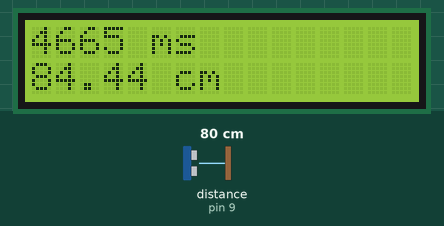
Bench run of a sketch on a simulated Arduino Uno, built with avr-gcc and run on an emulated ATmega328P. Parts: 16×2 character LCD. Wiring (inferred from the names in the program): ultrasonic range finder: trigger pin 8; echo pin 9. Inputs (shaded band) come from the test bench; at power-on: distance to the obstacle (sensor on pin 9) 80 cm. The echo pulse lasts 58.3 µs per cm; what the sketch prints to the serial monitor is not drawn.

Above: at 1.2 s.
1.3 s: distance to the obstacle (sensor on pin 9) set to 18 cm
At 2.9 s:
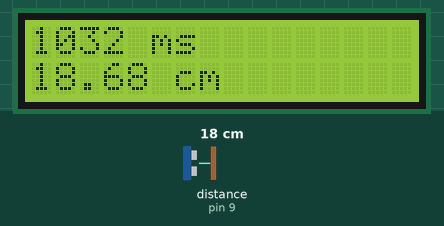
4.3 s: distance to the obstacle (sensor on pin 9) set to 9 cm
At 5.5 s:
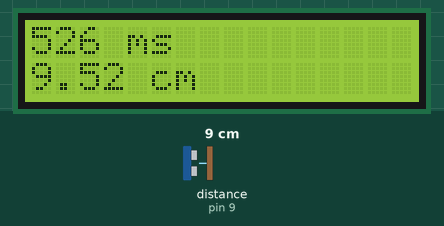
6.0 s: distance to the obstacle (sensor on pin 9) set to 2 cm
At 7.3 s:
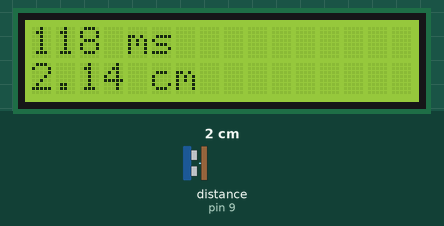
7.6 s: distance to the obstacle (sensor on pin 9) set to 299 cm
At 9.0 s:
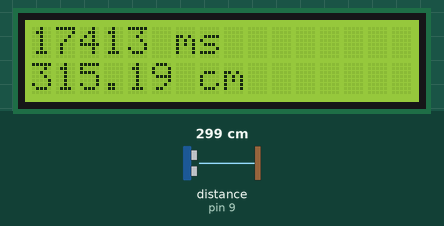
9.4 s: distance to the obstacle (sensor on pin 9) set to 120 cm
At 10.7 s:
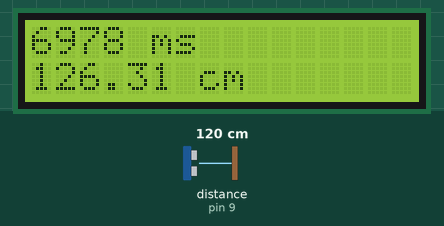
Timing chart, 0 to 12.4 s (numbered marks = the images above; inputs shaded):
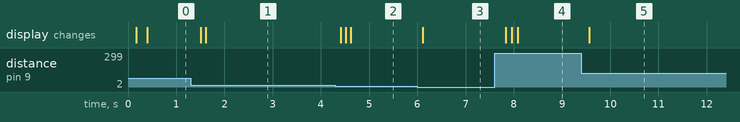

The sketch:

HRSC04UltrasonicLCD.ino
```cpp
/*
 * HCSR04UltrasonicLCD/HCS04UltrasonicLCD.ino
 *
 * SVN Keywords
 * ----------------------------------
 * $Author: ni9htfury $
 * $Date: 2013-02-19 22:08:00 +0*00 (Tue, 19 Feb 2013) $
 * $Revision: 29 $
 * ----------------------------------
 */

#include <Ultrasonic.h>
#include <LiquidCrystal.h>
LiquidCrystal lcd(12, 11, 5, 4, 3, 2);

#define TRIGGER_PIN  8
#define ECHO_PIN     9

Ultrasonic ultrasonic(TRIGGER_PIN, ECHO_PIN);

void setup()
  {
  Serial.begin(9600);
  lcd.begin(16, 2);
  }

void loop()
  {
  float cmMsec, inMsec;
  long microsec = ultrasonic.timing();

  cmMsec = ultrasonic.convert(microsec, Ultrasonic::CM);
  inMsec = ultrasonic.convert(microsec, Ultrasonic::IN);
  Serial.print("MS: ");
  Serial.print(microsec);
  Serial.print(", CM: ");
  Serial.print(cmMsec);
  Serial.print(", IN: ");
  Serial.println(inMsec);
  delay(100);

  lcd.clear();
  //lcd.print("MS: ");
  lcd.print(microsec);
  lcd.print(" ms");
  lcd.setCursor(0, 1);
  //lcd.print(", CM: ");
  lcd.print(cmMsec);
  lcd.print(" cm");
  //lcd.print(", IN: ");
  //lcd.println(inMsec);
  }
```

Measured:
- after the input at 1.3 s, the display: first changes after 0.20 s (image 1 shows a later state)
- after the input at 4.3 s, the display: first changes after 0.11 s (image 2 shows a later state)
- after the input at 6.0 s, the display: changes after 0.11 s (image 3)
- after the input at 7.6 s, the display: first changes after 0.23 s (image 4 shows a later state)
- after the input at 9.4 s, the display: changes after 0.16 s (image 5)
